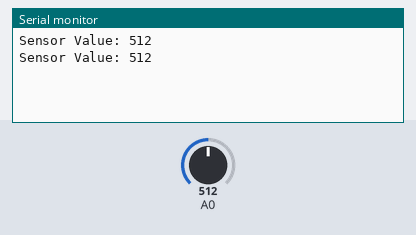
This sketch was run on a simulated Arduino Uno, built with avr-gcc and run on an emulated ATmega328P. On the bench: the last lines printed to the serial monitor. The inputs (shaded band) are chosen by the test bench; at power-on: A0 = 512.

Above: at 5.8 s.
5.9 s: A0 set to 716
At 10.5 s:
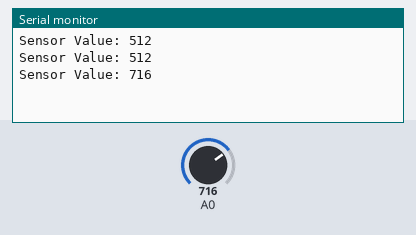
11.9 s: A0 set to 900
At 15.5 s:
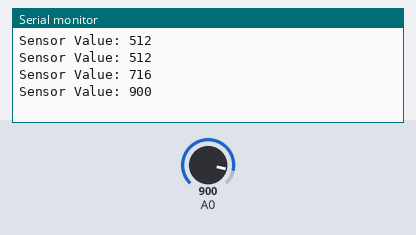
Timing chart, 0 to 17.0 s (numbered marks = the images above; inputs shaded):
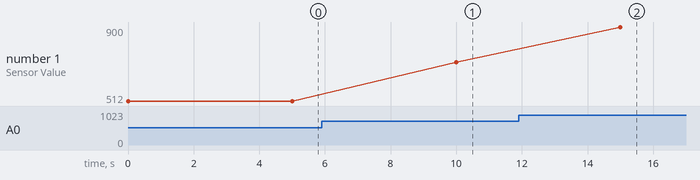

The sketch:

sensor_reader.ino
```cpp
// C++ code
//

int sensorValue = 0;

void setup()
{
  Serial.begin(9600);
}

void loop()
{
  sensorValue = analogRead(A0);
  // Send formatted data over Serial every 5 seconds
  Serial.print("Sensor Value: ");
  Serial.println(sensorValue);

  delay(5000);
}
```

Measured:
- after the input at 5.9 s, the serial monitor: prints a new line after 4.1 s (image 1)
- after the input at 11.9 s, the serial monitor: prints a new line after 3.1 s (image 2)
- plotted number 1: 512 → 716 after the input at 5.9 s, 716 → 900 after the input at 11.9 s
